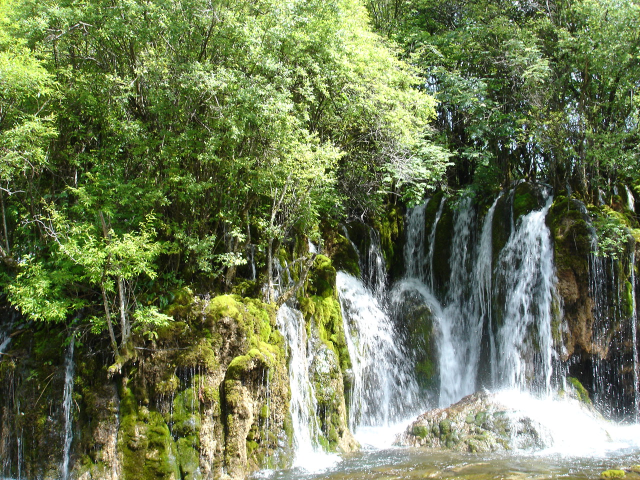
//> input picture src/test/dpdb.jpg, 1280 x 960 px (shown at 1/2 size)
$ ./eplr_test   (built with g++ and OpenCV 4)
//> lines starting //> are read from the running program, lines starting //| are printed output that depends on the picture
#include "../nqutil.h"
#include "../nqdpdb.h"
#include <highgui.h>

int main()
{
	IplImage* timage = cvLoadImage("dpdb.jpg", CV_LOAD_IMAGE_GRAYSCALE);
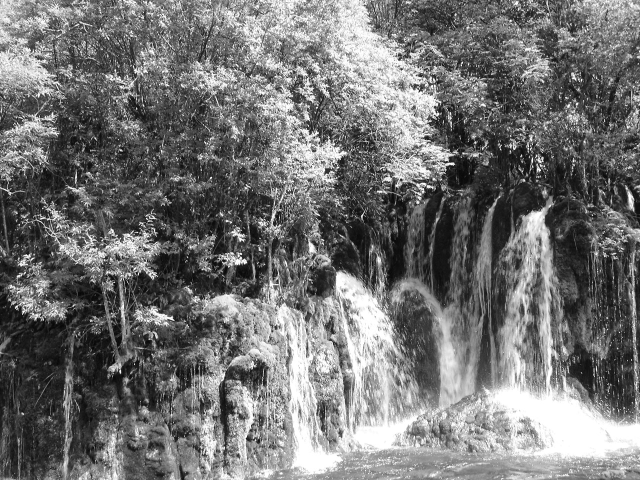
//> timage: 960 rows x 1280 cols, CV_8UC1 (shown at 1/2 size); min 0, max 255, mean 115.1
	IplImage* tsmall = cvCreateImage(cvSize(640, 480), 8, 1);
	cvResize(timage, tsmall, CV_INTER_AREA);
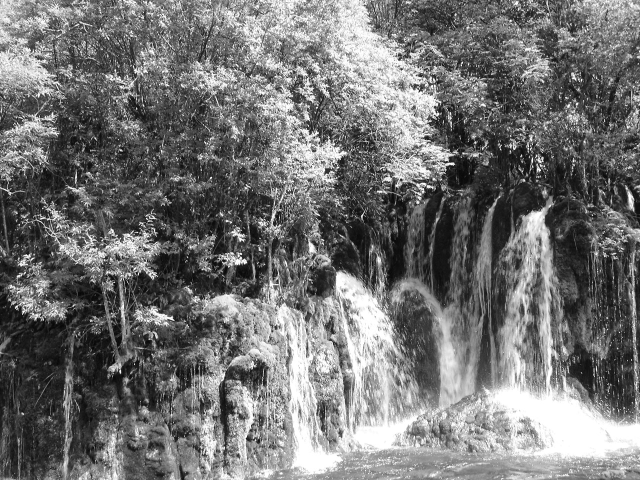
//> tsmall: 480 rows x 640 cols, CV_8UC1; min 6, max 255, mean 115.2
//> (the run ends here: the program needs code that is not available in this run, at `CvMat* dpm = nqdpnew(tsmall, cvSURFParams(1200, 0));`)
